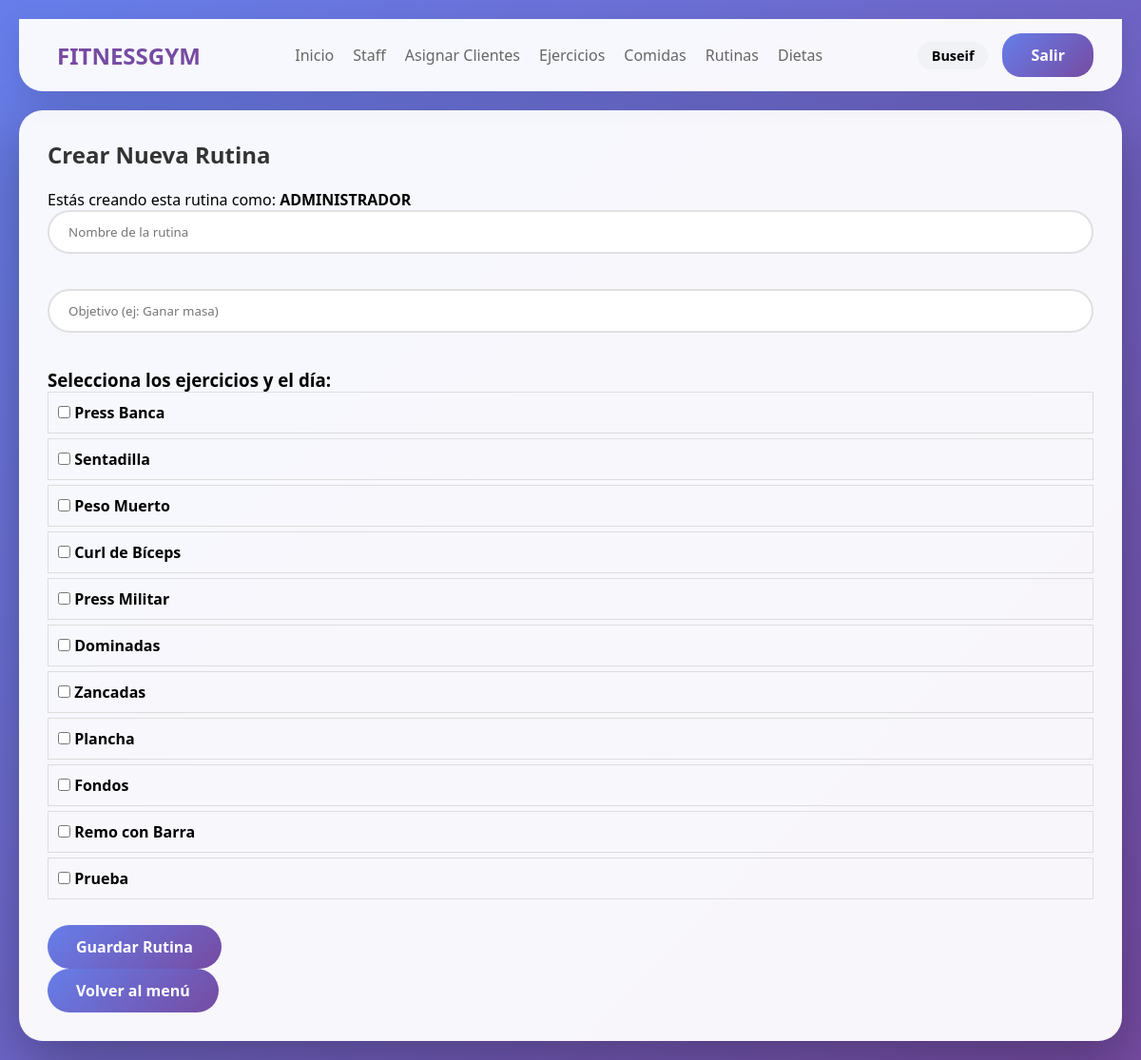
Screenshot of /php/crear_rutina.php (signed in) with the database file from the repository.
### tables this page shows
CREATE TABLE `ejercicios` (
  `id_ejercicio` int(11) NOT NULL,
  `nombre` varchar(100) NOT NULL,
  `descripcion` text DEFAULT NULL,
  `instrucciones` text DEFAULT NULL,
  `categoria` varchar(50) DEFAULT NULL,
  `dificultad` enum('Principiante','Intermedio','Avanzado') DEFAULT NULL,
  `imagen_url` varchar(255) DEFAULT NULL
);

### php/crear_rutina.php (the view, shortened to what this page needs)
<?php
$rol_autor = $_SESSION['rol'];
?>
<?php include 'navbar.php'; ?>
<!DOCTYPE html>
<html lang="en">
<head>
    <link rel="stylesheet" href="../css/estilo_global.css">
</head>
<body>
  <div class="container">
    <h2>Crear Nueva Rutina</h2>
    <p>Estás creando esta rutina como: <strong><?php echo strtoupper($rol_autor); ?></strong></p>
    <form method="post">
        <input type="text" name="nombre" placeholder="Nombre de la rutina" required><br><br>
        <input type="text" name="objetivo" placeholder="Objetivo (ej: Ganar masa)" required><br><br>
        <h3>Selecciona los ejercicios y el día:</h3>
        <?php
        $res = mysqli_query($conexion, "SELECT * FROM ejercicios");
        while ($ej = mysqli_fetch_assoc($res)) {
            $id = $ej['id_ejercicio'];
            echo "<div class='bloque-ejercicio' style='border: 1px solid #ddd; padding: 10px; margin-bottom: 5px;'>
                    <label>
                      <input type='checkbox' name='ejercicio[$id]' value='1' class='check-ejercicio' data-id='{$id}'>
                      <strong>{$ej['nombre']}</strong>
                    </label>
                    <div class='inputs-ejercicio' id='inputs-{$id}' style='display:none; margin-top:10px;'>
                      Día:
                      <select name='dia[$id]'>
                        <option value='1'>Lunes</option><option value='2'>Martes</option>
                        <option value='3'>Miércoles</option><option value='4'>Jueves</option>
                        <option value='5'>Viernes</option><option value='6'>Sábado</option>
                        <option value='7'>Domingo</option>
                      </select>
                      Series: <input type='number' name='series[$id]' min='1' style='width:40px'>
                      Reps: <input type='number' name='repeticiones[$id]' min='0' style='width:40px'>
                      Descanso: <input type='number' name='descanso[$id]' min='0' style='width:50px'> s
                    </div>
                  </div>";
        }
        ?>
        <br><button type="submit" class="btn btn-secondary">Guardar Rutina</button>
    </form>
    <a href="menu_entrenador.php" class=" volver btn btn-secondary">Volver al menú</a>
  </div>
</body>
</html>

### css/estilo_global.css (style rules this page uses)
:root { --primary-gradient: linear-gradient(135deg, #667eea 0%, #764ba2 100%); --bg-light: rgba(255, 255, 255, 0.95); --shadow-soft: 0 10px 30px rgba(0, 0, 0, 0.05); --shadow-strong: 0 20px 60px rgba(0, 0, 0, 0.3); --radius-main: 25px; --radius-card: 20px; --text-dark: #333; --text-muted: #666; }
* { margin: 0; padding: 0; box-sizing: border-box; font-family: 'Segoe UI', Tahoma, Geneva, Verdana, sans-serif; }
body { background: var(--primary-gradient); min-height: 100vh; padding: 20px; }
.container { max-width: 1200px; margin: 0 auto; background: var(--bg-light); border-radius: var(--radius-main); padding: 30px; box-shadow: var(--shadow-strong); }
h2 { color: var(--text-dark); margin-bottom: 20px; font-size: 1.5rem; display: flex; align-items: center; gap: 10px; }
.btn { background: var(--primary-gradient); color: white; border: none; padding: 12px 30px; border-radius: 25px; font-size: 16px; font-weight: bold; cursor: pointer; transition: all 0.3s; text-decoration: none; display: inline-block; }
input[type="text"], input[type="number"], input[type="email"], input[type="password"], input[type="phone"], select { width: 100%; padding: 12px 20px; border: 2px solid #e0e0e0; border-radius: 25px; margin-bottom: 15px; outline: none; }

### rows the page displays
ejercicios: nombre "Press Banca"
ejercicios: nombre "Sentadilla"
ejercicios: nombre "Peso Muerto"
ejercicios: nombre "Curl de Bíceps"
ejercicios: nombre "Press Militar"
ejercicios: nombre "Dominadas"
ejercicios: nombre "Zancadas"
ejercicios: nombre "Plancha"
ejercicios: nombre "Fondos"
ejercicios: nombre "Remo con Barra"
ejercicios: nombre "Prueba"

### other values shown
$_SESSION['nombre'] "Buseif"
$rol_autor "ADMINISTRADOR"
